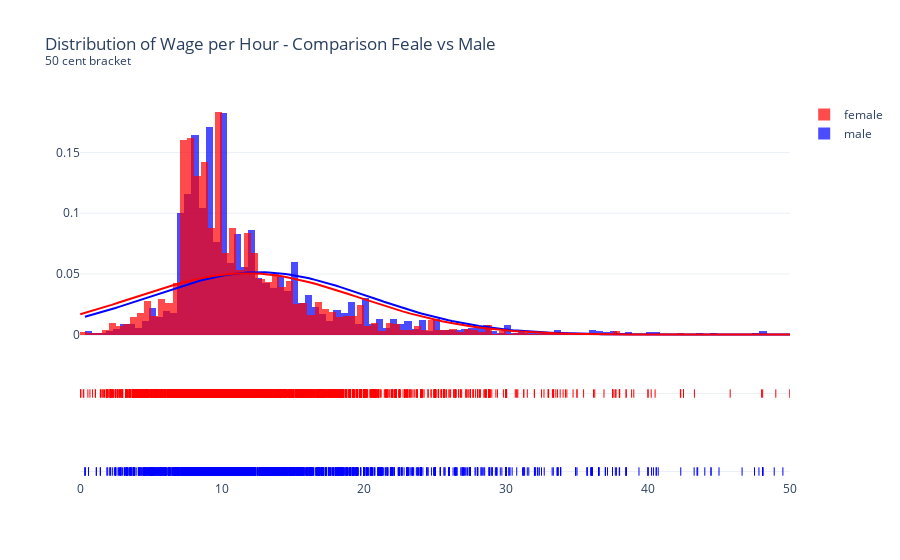

The notebook cell this image was saved under:
### Markdown cell above
#### OUTLIERS
We have some major outliers in wage/hr. In some instance, we observe high weekly salary over 2000 dollrs with low declared working hours (less than 10).
#### In the chart below, we limit the range to $50/hr to have a better view of the ditribution.

### Code cell
distrib.update_layout(xaxis = dict(range = [0,50]))
distrib.show()

# GRAPH 5B

### Figure 1 — Plotly figure (JSON) as saved in the notebook; plotly's stock layout.template omitted (floating-point values rounded to 4 significant figures; data arrays with more than 128 entries replaced by an {"elided": "..."} marker saying what was removed)
{"data": [{"autobinx": false, "histnorm": "probability density", "legendgroup": "male", "marker": {"color": "blue"}, "name": "male", "opacity": 0.7, "type": "histogram", "x": {"elided": "3820 float values"}, "xaxis": "x", "xbins": {"end": 120, "size": 0.5, "start": 0.3463}, "yaxis": "y"}, {"autobinx": false, "histnorm": "probability density", "legendgroup": "female", "marker": {"color": "red"}, "name": "female", "opacity": 0.7, "type": "histogram", "x": {"elided": "4874 float values"}, "xaxis": "x", "xbins": {"end": 276.9, "size": 0.5, "start": 0.0146}, "yaxis": "y"}, {"legendgroup": "male", "marker": {"color": "blue"}, "mode": "lines", "name": "male", "showlegend": false, "type": "scatter", "x": {"elided": "500 float values"}, "xaxis": "x", "y": {"elided": "500 float values"}, "yaxis": "y"}, {"legendgroup": "female", "marker": {"color": "red"}, "mode": "lines", "name": "female", "showlegend": false, "type": "scatter", "x": {"elided": "500 float values"}, "xaxis": "x", "y": {"elided": "500 float values"}, "yaxis": "y"}, {"legendgroup": "male", "marker": {"color": "blue", "symbol": "line-ns-open"}, "mode": "markers", "name": "male", "showlegend": false, "type": "scatter", "x": {"elided": "3820 float values"}, "xaxis": "x", "y": {"elided": "3820 str values"}, "yaxis": "y2"}, {"legendgroup": "female", "marker": {"color": "red", "symbol": "line-ns-open"}, "mode": "markers", "name": "female", "showlegend": false, "type": "scatter", "x": {"elided": "4874 float values"}, "xaxis": "x", "y": {"elided": "4874 str values"}, "yaxis": "y2"}], "layout": {"barmode": "overlay", "hovermode": "closest", "legend": {"traceorder": "reversed"}, "title": {"text": "Distribution of Wage per Hour - Comparison Feale vs Male<br><sup>50 cent bracket</sup>"}, "xaxis": {"anchor": "y2", "domain": [0, 1], "range": [0, 50], "zeroline": false}, "yaxis": {"anchor": "free", "domain": [0.35, 1], "position": 0}, "yaxis2": {"anchor": "x", "domain": [0, 0.25], "dtick": 1, "showticklabels": false}}}
